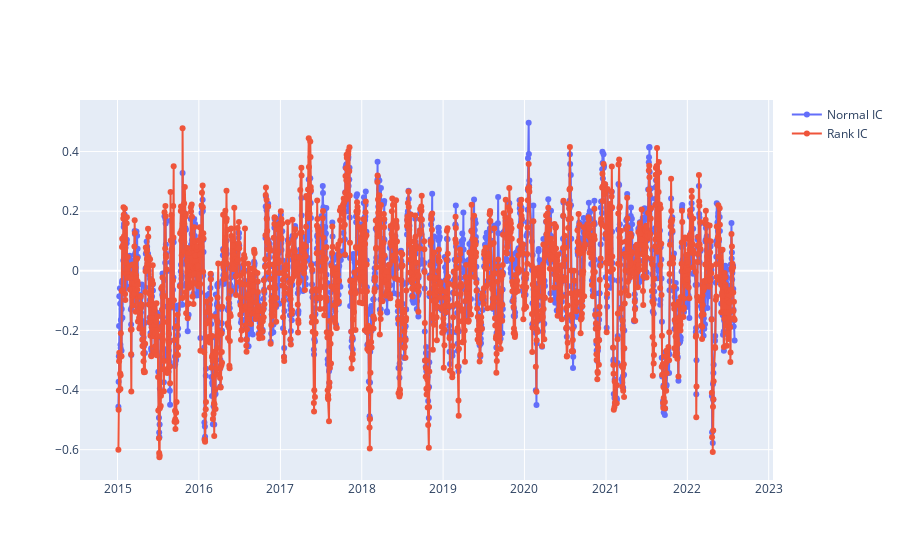

The code cell stored with this chart in its notebook:
### Code cell
import plotly.graph_objects as go

layout = [
    go.Scatter(x=ic.index, y=ic.values, name='Normal IC', mode='lines+markers'), 
    go.Scatter(x=ric.index, y=ric.values, name='Rank IC', mode='lines+markers')
]
go.Figure(data = layout)

### Figure 1 — Plotly figure (JSON) as saved in the notebook; plotly's stock layout.template omitted (floating-point values rounded to 4 significant figures; data arrays with more than 128 entries replaced by an {"elided": "..."} marker saying what was removed)
{"data": [{"mode": "lines+markers", "name": "Normal IC", "type": "scatter", "x": {"elided": "1844 str values"}, "y": {"elided": "1844 float values"}}, {"mode": "lines+markers", "name": "Rank IC", "type": "scatter", "x": {"elided": "1844 str values"}, "y": {"elided": "1844 float values"}}], "layout": {}}
